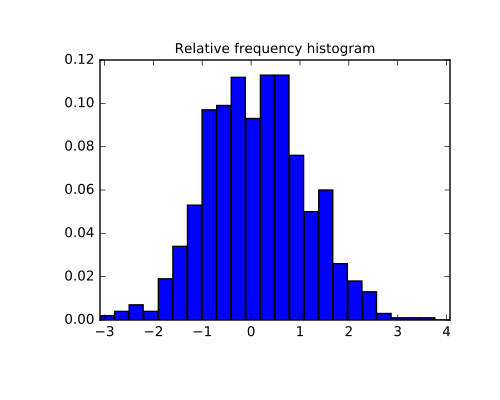

The script that drew this image:
import matplotlib.pyplot as plt
from scipy import stats
a = np.array([2, 4, 1, 2, 3, 2])
res = stats.relfreq(a, numbins=4)
res.frequency
# array([ 0.16666667, 0.5       , 0.16666667,  0.16666667])
np.sum(res.frequency)  # relative frequencies should add up to 1
# 1.0

# Create a normal distribution with 1000 random values

rng = np.random.RandomState(seed=12345)
samples = stats.norm.rvs(size=1000, random_state=rng)

# Calculate relative frequencies

res = stats.relfreq(samples, numbins=25)

# Calculate space of values for x

x = res.lowerlimit + np.linspace(0, res.binsize*res.frequency.size,
                                 res.frequency.size)

# Plot relative frequency histogram

fig = plt.figure(figsize=(5, 4))
ax = fig.add_subplot(1, 1, 1)
ax.bar(x, res.frequency, width=res.binsize)
ax.set_title('Relative frequency histogram')
ax.set_xlim([x.min(), x.max()])

plt.show()
